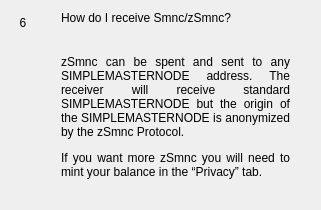
                  <widget class="QWidget" name="widgetFaq6" native="true">
                   <layout class="QHBoxLayout" name="horizontalpage_6" stretch="0,1">
                    <item alignment="Qt::AlignTop">
                     <widget class="QLabel" name="labelNumber6">
                      <property name="minimumSize">
                       <size>
                        <width>24</width>
                        <height>24</height>
                       </size>
                      </property>
                      <property name="maximumSize">
                       <size>
                        <width>16777215</width>
                        <height>24</height>
                       </size>
                      </property>
                      <property name="text">
                       <string>6</string>
                      </property>
                      <property name="alignment">
                       <set>Qt::AlignCenter</set>
                      </property>
                     </widget>
                    </item>
                    <item>
                     <layout class="QVBoxLayout" name="verticalLayoutpage_6">
                      <property name="spacing">
                       <number>0</number>
                      </property>
                      <property name="leftMargin">
                       <number>20</number>
                      </property>
                      <property name="rightMargin">
                       <number>20</number>
                      </property>
                      <item>
                       <widget class="QLabel" name="labelSubtitle6">
                        <property name="text">
                         <string>How do I receive Smnc/zSmnc?</string>
                        </property>
                        <property name="wordWrap">
                         <bool>true</bool>
                        </property>
                       </widget>
                      </item>
                      <item>
                       <spacer name="verticalSpacer_60">
                        <property name="orientation">
                         <enum>Qt::Vertical</enum>
                        </property>
                        <property name="sizeType">
                         <enum>QSizePolicy::Fixed</enum>
                        </property>
                        <property name="sizeHint" stdset="0">
                         <size>
                          <width>20</width>
                          <height>30</height>
                         </size>
                        </property>
                       </spacer>
                      </item>
                      <item>
                       <widget class="QLabel" name="labelContent6">
                        <property name="text">
                         <string>
                           &lt;html&gt;&lt;head/&gt;&lt;body&gt;&lt;p align=&quot;justify&quot;&gt;
                           zSmnc can be spent and sent to any SIMPLEMASTERNODE address. The receiver will
                           receive standard SIMPLEMASTERNODE but the origin of the SIMPLEMASTERNODE is anonymized by the zSmnc Protocol.
                           &lt;/p&gt;&lt;p align=&quot;justify&quot;&gt;
                           If you want more zSmnc you will need to mint your balance in the “Privacy” tab.
                           &lt;/p&gt;&lt;/body&gt;&lt;/html&gt;
                         </string>
                        </property>
                        <property name="alignment">
                         <set>Qt::AlignLeading|Qt::AlignLeft|Qt::AlignTop</set>
                        </property>
                        <property name="wordWrap">
                         <bool>true</bool>
                        </property>
                       </widget>
                      </item>
                      <item>
                       <spacer name="verticalSpacer_61">
                        <property name="orientation">
                         <enum>Qt::Vertical</enum>
                        </property>
                        <property name="sizeHint" stdset="0">
                         <size>
                          <width>20</width>
                          <height>20</height>
                         </size>
                        </property>
                       </spacer>
                      </item>
                     </layout>
                    </item>
                   </layout>
                  </widget>
